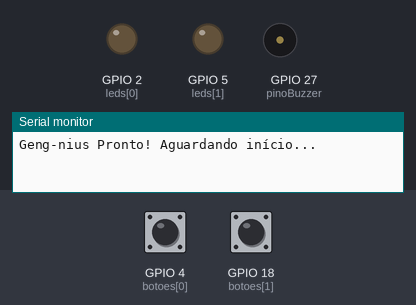
Bench run of a sketch on a simulated ESP32. Shown: output pins drawn as LEDs (lit = HIGH), buzzer (waves = sounding), the last lines printed to the serial monitor. Dashed ring = blinking. The test bench sets the inputs (shaded band); at power-on: GPIO 4 (botoes[0]) LOW, GPIO 18 (botoes[1]) LOW. Random numbers use the default seed unless the sketch sets one.

Above: at 2.2 s.
2.3 s: GPIO 4 (botoes[0]) pulled HIGH for 0.15 s
At 3.7 s:
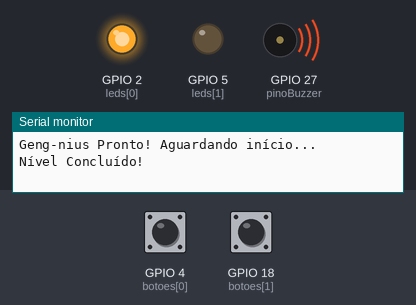
5.4 s: GPIO 18 (botoes[1]) pulled HIGH for 0.15 s
At 5.7 s:
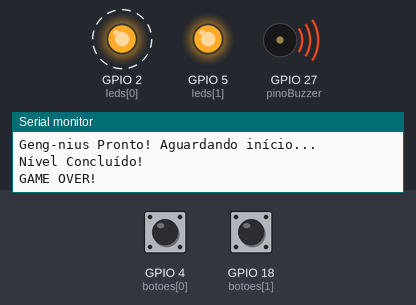
8.4 s: GPIO 18 (botoes[1]) pulled HIGH for 1 s
12.4 s: GPIO 18 (botoes[1]) pulled HIGH for 3.2 s
At 13.4 s:
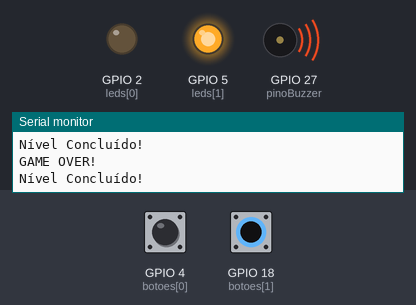
Timing chart, 0 to 17.2 s (numbered marks = the images above; inputs shaded):
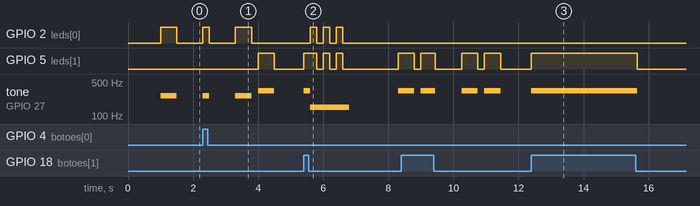

Measured:
- after the input at 2.3 s, GPIO 2 (leds[0]): LOW → HIGH at once, → LOW 0.20 s later, → HIGH 0.80 s later, → LOW 0.50 s later; GPIO 5 (leds[1]): LOW → HIGH after 1.7 s, → LOW 0.50 s later; tone on GPIO 27 (pinoBuzzer): plays 262 Hz for 0.20 s, 262 Hz for 0.50 s, 330 Hz for 0.50 s, starting at once
- after the input at 5.4 s, GPIO 2 (leds[0]): alternates HIGH for 0.20 s and LOW for 0.20 s, 6 changes in all, then stays LOW, starting after 0.20 s; GPIO 5 (leds[1]): LOW → HIGH at once, then repeats every 0.40 s: LOW 0.20 s, HIGH 0.20 s
- after the input at 12.4 s, GPIO 5 (leds[1]): LOW → HIGH at once, → LOW 3.2 s later; tone on GPIO 27 (pinoBuzzer): silent → 330 Hz at once, → silent 3.2 s later

The sketch:

Genius.ino
```cpp
// --- Configurações do Jogo ---
const int leds[] = {2, 5};
const int botoes[] = {4, 18};
const int pinoBuzzer = 27; // Seu pino atualizado!

// Sons: 262Hz (Dó) para o LED Azul, 330Hz (Mi) para o LED Amarelo
const int notas[] = {262, 330};
const int notaErro = 150;

int sequencia[100];
int rodada = 0;
bool fimDeJogo = false;

void setup() {
  for (int i = 0; i < 2; i++) {
    pinMode(leds[i], OUTPUT);
    pinMode(botoes[i], INPUT);
  }
  pinMode(pinoBuzzer, OUTPUT);

  Serial.begin(115200);
  randomSeed(analogRead(34)); // Semente aleatória

  Serial.println("Geng-nius Pronto! Aguardando início...");
  delay(1000);
}

void loop() {
  if (fimDeJogo) {
    rodada = 0;
    fimDeJogo = false;
    delay(1500);
  }

  // Adiciona novo passo
  sequencia[rodada] = random(0, 2);
  rodada++;

  // 1. O Geng-nius mostra a sequência
  for (int i = 0; i < rodada; i++) {
    int cor = sequencia[i];
    digitalWrite(leds[cor], HIGH);
    tone(pinoBuzzer, notas[cor]);
    delay(500);
    digitalWrite(leds[cor], LOW);
    noTone(pinoBuzzer);
    delay(200);
  }

  // 2. Sua vez de repetir
  for (int i = 0; i < rodada; i++) {
    int botaoPressionado = -1;

    // Espera você apertar algo
    while (botaoPressionado == -1) {
      for (int b = 0; b < 2; b++) {
        if (digitalRead(botoes[b]) == HIGH) {
          botaoPressionado = b;

          // Som e luz de feedback do seu clique
          digitalWrite(leds[b], HIGH);
          tone(pinoBuzzer, notas[b]);
          while(digitalRead(botoes[b]) == HIGH); // Espera soltar
          delay(50);
          digitalWrite(leds[b], LOW);
          noTone(pinoBuzzer);
        }
      }
    }

    // 3. Verificação de erro
    if (botaoPressionado != sequencia[i]) {
      Serial.println("GAME OVER!");
      somErro();
      fimDeJogo = true;
      return;
    }
  }

  Serial.println("Nível Concluído!");
  delay(800);
}

void somErro() {
  tone(pinoBuzzer, notaErro);
  for (int i = 0; i < 3; i++) {
    digitalWrite(leds[0], HIGH); digitalWrite(leds[1], HIGH);
    delay(200);
    digitalWrite(leds[0], LOW); digitalWrite(leds[1], LOW);
    delay(200);
  }
  noTone(pinoBuzzer);
}
```
